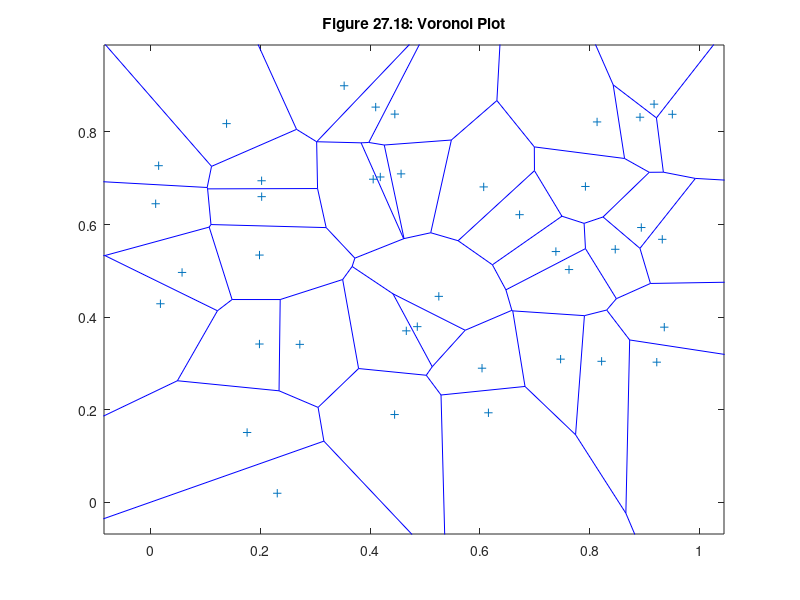

This figure's MATLAB source:
%x = rand(1,40);
%y = rand(1,40);
x=[0.95013      0.23114      0.60684      0.48598       0.8913       0.7621...
   0.45647     0.018504      0.82141       0.4447      0.61543      0.79194...
   0.92181      0.73821      0.17627      0.40571      0.93547       0.9169...
   0.41027      0.89365     0.057891      0.35287      0.81317    0.0098613...
   0.13889      0.20277      0.19872      0.60379      0.27219      0.19881...
   0.015274      0.74679       0.4451      0.93181      0.46599      0.41865...
   0.84622      0.52515      0.20265      0.67214];
y=[0.83812      0.01964      0.68128      0.37948       0.8318      0.50281...
   0.70947      0.42889      0.30462      0.18965      0.19343      0.68222...
   0.30276      0.54167      0.15087       0.6979      0.37837      0.86001...
   0.85366      0.59356      0.49655      0.89977      0.82163      0.64491...
   0.81797      0.66023      0.34197      0.28973      0.34119      0.53408...
   0.72711      0.30929       0.8385      0.56807      0.37041      0.70274...
   0.54657      0.44488      0.69457      0.62131];
% z = peaks(x,y*pi);
% t = delaunay(x,y);
voronoi(x,y)
title('Figure 27.18: Voronoi Plot')
